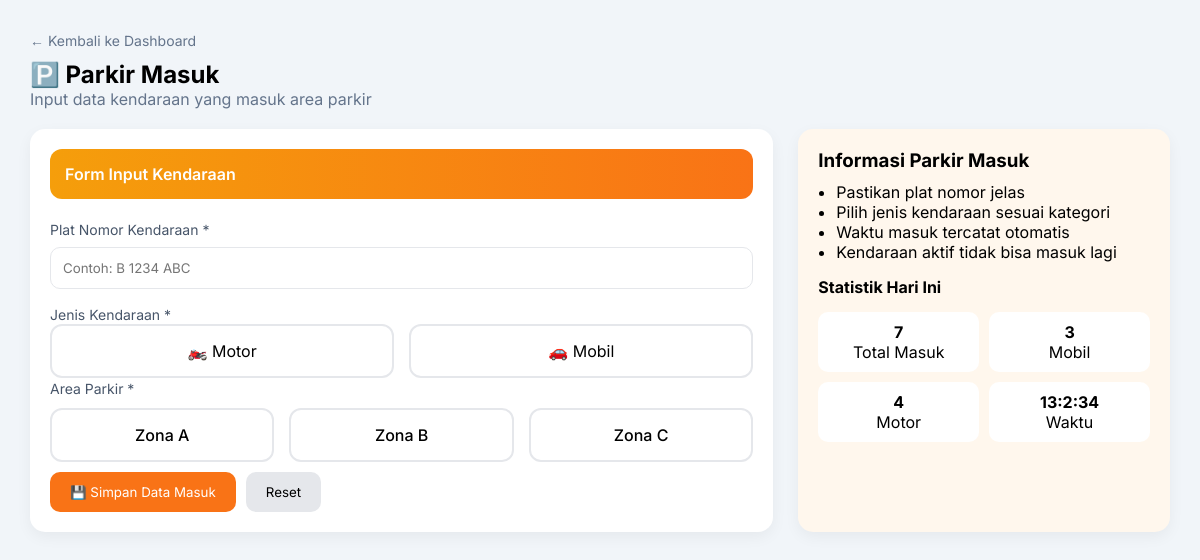
/views/parkir_masuk.php (signed in), run on the app's committed database.
### tables this page shows
CREATE TABLE `area_parkir` (
  `id_area` int(11) NOT NULL,
  `nama_area` varchar(50) NOT NULL,
  `kapasitas` int(5) NOT NULL,
  `terisi` int(5) NOT NULL
);

### models/m_koneksi.php (called while the page is built, shortened)
<?php
class m_koneksi
{
    private $host = "localhost",
    $username = "root",
    $pass = "",
    $db = "parkir";
    function __construct()
    {
        $this->koneksi = mysqli_connect(
            $this->host,
            $this->username,
            $this->pass,
            $this->db
        );
        if ($this->koneksi) {
            return $this->koneksi;
        } else {
            die("koneksi ke database gagal" . mysqli_connect_error());
        }
    }
}

### models/m_area.php (called while the page is built, shortened)
<?php
require_once "m_koneksi.php";
class m_area
{
    private $db;
    public function __construct()
    {
        $koneksi = new m_koneksi();
        $this->db = $koneksi->koneksi;
    }
    public function getAll()
    {
        return $this->db->query("SELECT * FROM area_parkir");
    }
}
?>

### views/parkir_masuk.php (the view, shortened to what this page needs)
<?php
require_once "../models/m_area.php";
$area = new m_area();
$dataArea = $area->getAll();
?>
<!DOCTYPE html>
<html lang="id">
<head>
</head>
<body>
<a href="dashboard_petugas.php" class="back">← Kembali ke Dashboard</a>
<h2 style="margin-top:10px;">🅿️ Parkir Masuk</h2>
<p style="color:#64748b;">Input data kendaraan yang masuk area parkir</p>
<div class="container">
<div class="card">
  <div class="card-header">
    Form Input Kendaraan
  </div>
  <form method="POST" action="../controllers/c_parkir_masuk.php" onsubmit="return validasi()">
    <label>Plat Nomor Kendaraan *</label>
    <input type="text" name="plat" placeholder="Contoh: B 1234 ABC" required>
    <label>Jenis Kendaraan *</label>
    <div class="jenis">
      <div onclick="pilih('Motor', this)">🏍️ Motor</div>
      <div onclick="pilih('Mobil', this)">🚗 Mobil</div>
    </div>
    <label>Area Parkir *</label>
<div class="zona">
<?php while($a=$dataArea->fetch_assoc()){ ?>
  <div onclick="pilihZona('<?= $a['id_area'] ?>', this)">
    <?= $a['nama_area'] ?>
  </div>
<?php } ?>
</div>
    <div class="actions">
      <button class="btn btn-orange" type="submit">
        💾 Simpan Data Masuk
      </button>
      <button type="reset" class="btn btn-gray">
        Reset
      </button>
    </div>
  </form>
</div>
<div class="card info">
  <h3>Informasi Parkir Masuk</h3>
  <ul>
    <li>Pastikan plat nomor jelas</li>
    <li>Pilih jenis kendaraan sesuai kategori</li>
    <li>Waktu masuk tercatat otomatis</li>
    <li>Kendaraan aktif tidak bisa masuk lagi</li>
  </ul>
  <h4 style="margin-top:15px;">Statistik Hari Ini</h4>
  <div class="stat">
    <div>
      <b>7</b>
      <p>Total Masuk</p>
    </div>
    <div>
      <b>3</b>
      <p>Mobil</p>
    </div>
    <div>
      <b>4</b>
      <p>Motor</p>
    </div>
    <div>
      <b id="jam"></b>
            <p>Waktu</p>
    </div>
  </div>
</div>
</div>
</body>
</html>

### views/parkir_masuk.php (style rules this page uses)
* { margin:0; padding:0; box-sizing:border-box; font-family:'Inter',sans-serif; }
body { background:#f1f5f9; padding:30px; }
.back { text-decoration:none; color:#64748b; font-size:14px; }
.container { display:grid; grid-template-columns:2fr 1fr; gap:25px; margin-top:20px; }
.card { background:white; border-radius:15px; box-shadow:0 5px 15px rgba(0,0,0,0.05); padding:20px; }
.card-header { background:linear-gradient(90deg,#f59e0b,#f97316); color:white; padding:15px; border-radius:12px; margin-bottom:20px; font-weight:600; }
label { font-size:14px; color:#475569; }
input { width:100%; padding:12px; margin-top:8px; margin-bottom:15px; border-radius:10px; border:1px solid #e5e7eb; }
.jenis { display:flex; gap:15px; }
.jenis div { flex:1; padding:15px; border:2px solid #e5e7eb; border-radius:12px; cursor:pointer; text-align:center; }
.btn { padding:12px 20px; border:none; border-radius:10px; cursor:pointer; }
.btn-orange { background:#f97316; color:white; }
.btn-gray { background:#e5e7eb; }
.actions { display:flex; gap:10px; margin-top:10px; }
.info { background:#fff7ed; }
.info ul { padding-left:18px; margin-top:10px; }
.stat { display:grid; grid-template-columns:1fr 1fr; gap:10px; margin-top:15px; }
.stat div { background:white; padding:10px; border-radius:10px; text-align:center; }
.zona { display:flex; gap:15px; margin-top:10px; }
.zona div { flex:1; padding:15px; border:2px solid #e5e7eb; border-radius:12px; text-align:center; cursor:pointer; font-weight:500; }

### data on the page
area_parkir: nama_area "Zona A"
area_parkir: nama_area "Zona B"
area_parkir: nama_area "Zona C"
